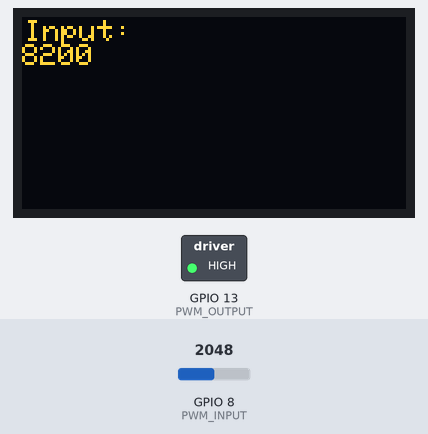
A program run on a simulated ESP32. Shown: 128×64 one-colour display, switched loads named in the program (green lamp = pin HIGH). The test bench sets the inputs (shaded band); at power-on: GPIO 8 (PWM_INPUT) = 2048. The OLED is the two-colour kind (top 16 rows yellow).

Above: at 2.2 s.
2.3 s: GPIO 8 (PWM_INPUT) set to 491
At 3.4 s:
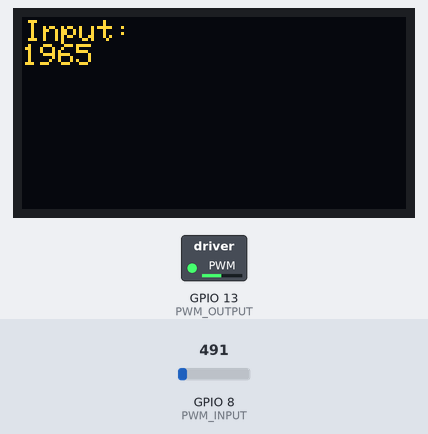
3.8 s: GPIO 8 (PWM_INPUT) set to 1228
At 4.3 s:
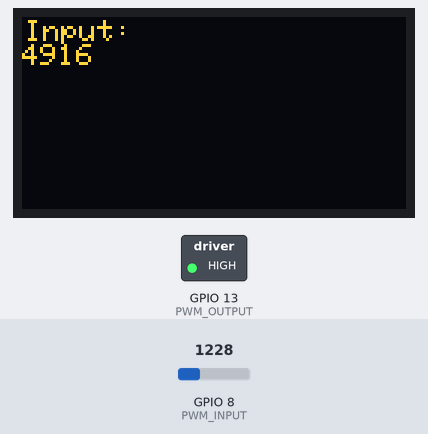
5.3 s: GPIO 8 (PWM_INPUT) set to 0
At 6.4 s:
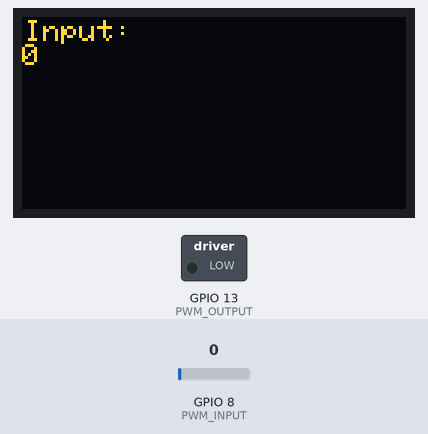
Timing chart, 0 to 8.3 s (numbered marks = the images above; inputs shaded):
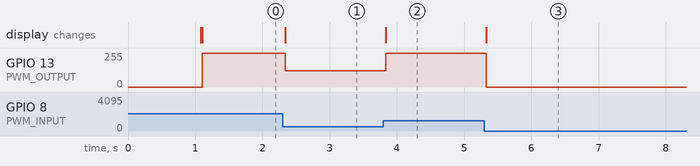

The program:

main.cpp
```cpp
#include <Arduino.h>
#include <Wire.h>
#include <Adafruit_SSD1306.h>

#define SCREEN_WIDTH 128 // OLED display width, in pixels
#define SCREEN_HEIGHT 64 // OLED display height, in pixels
#define OLED_RESET 	-1 // This display does not have a reset pin accessible
Adafruit_SSD1306 display_handler(SCREEN_WIDTH, SCREEN_HEIGHT, &Wire, OLED_RESET);

#define PWM_INPUT 8
#define PWM_OUTPUT 13
#define PWM_FREQ 100
#define PWM_RESOLUTION 12
#define PWM_CHANNEL 13

volatile int input;


void setup() {
  display_handler.begin(SSD1306_SWITCHCAPVCC, 0x3C);
  display_handler.clearDisplay();
  display_handler.setTextSize(1);
  display_handler.setTextColor(SSD1306_WHITE);
  display_handler.println("Basic motor \ncontrol");
  display_handler.display();
  delay(1000);
  display_handler.clearDisplay();
  display_handler.display();

  pinMode(PWM_INPUT, INPUT);
  pinMode(PWM_OUTPUT, OUTPUT);

  // Sets up a channel (0-15), a PWM duty cycle frequency, and a PWM resolution (1 - 16 bits)
  // ledcSetup(uint8_t channel, double freq, uint8_t resolution_bits);
  ledcSetup(PWM_CHANNEL, PWM_FREQ, PWM_RESOLUTION);

  // ledcAttachPin(uint8_t pin, uint8_t channel);
  ledcAttachPin(PWM_OUTPUT, PWM_CHANNEL);
}

void loop() {
  input = (analogRead(PWM_INPUT) / ((double) 1023)) * 4096;
  display_handler.clearDisplay();
  display_handler.setCursor(1,1);
  display_handler.println("Input:");
  display_handler.println(input);
  display_handler.display();
  //pwm_start(IO13, PWM_FREQ, input, RESOLUTION_12B_COMPARE_FORMAT);
  ledcWrite(PWM_OUTPUT, input);
}
```

Measured:
- after the input at 2.3 s, GPIO 13 (PWM_OUTPUT): 255/255 → 122/255 at once; the display: first differs from a run without the input at once (image 1)
- after the input at 3.8 s, GPIO 13 (PWM_OUTPUT): 122/255 → 255/255 at once; the display: first differs from a run without the input at once (image 2)
- after the input at 5.3 s, GPIO 13 (PWM_OUTPUT): 255/255 → 0/255 at once; the display: first differs from a run without the input at once (image 3)
